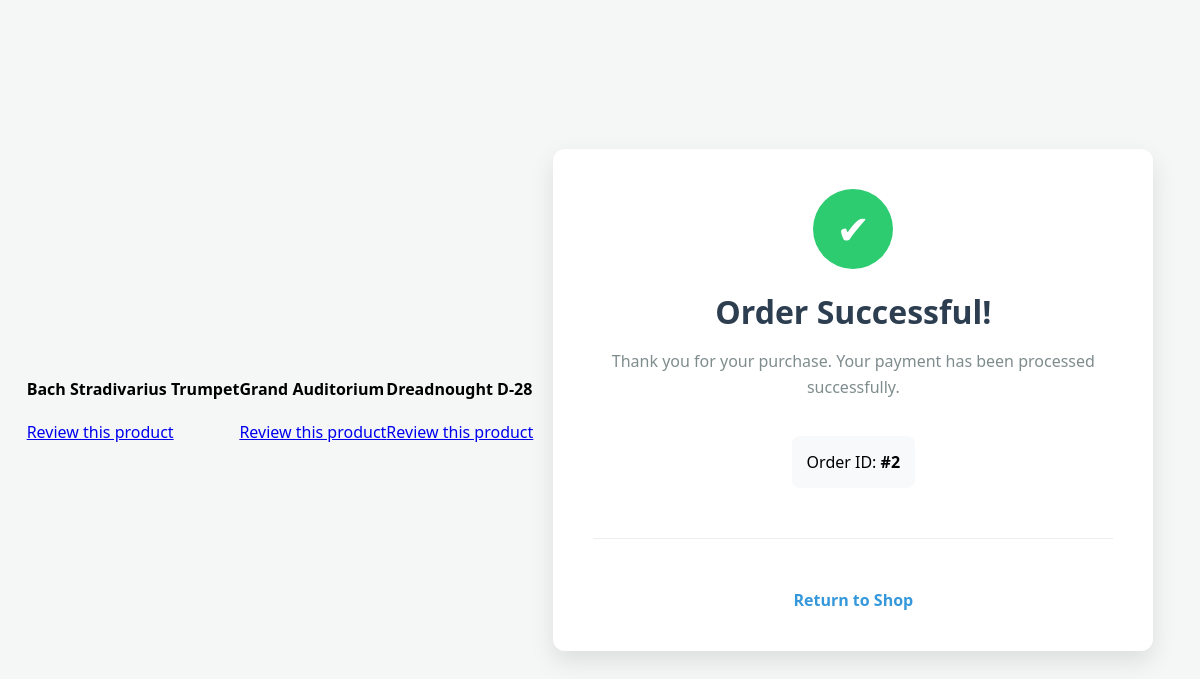
Screenshot of /order_sucess.php?id=2 with the database file from the repository.
### tables this page shows
CREATE TABLE `products` (
  `id` int(11) NOT NULL,
  `category_id` int(11) DEFAULT NULL,
  `name` varchar(200) NOT NULL,
  `brand` varchar(100) DEFAULT NULL,
  `description` text DEFAULT NULL,
  `price` decimal(10,2) NOT NULL,
  `stock` int(11) DEFAULT 0,
  `image` varchar(255) DEFAULT 'default.jpg',
  `type` enum('physical','digital') DEFAULT 'physical',
  `specs` text DEFAULT NULL,
  `featured` tinyint(1) DEFAULT 0,
  `created_at` timestamp NOT NULL DEFAULT current_timestamp()
);

### order_sucess.php (the view, shortened to what this page needs)
<?php
$order_id = isset($_GET['id']) ? (int)$_GET['id'] : 0;
$db = db_connect();
$order_items_query = "SELECT p.id, p.name FROM order_items oi
                      JOIN products p ON oi.product_id = p.id
                      WHERE oi.order_id = ?";
$stmt2 = $db->prepare($order_items_query);
$stmt2->bind_param("i", $order_id);
$stmt2->execute();
$order_items_result = $stmt2->get_result();
while ($item = $order_items_result->fetch_assoc()) {
    echo "<div>";
    echo "<h4>" . htmlspecialchars($item['name']) . "</h4>";
    echo "<a href='review_write.php?pid=" . $item['id'] . "&oid=" . $order_id . "'>Review this product</a>";
    echo "</div>";
}
?>
<!DOCTYPE html>
<html lang="en">
<head>
    <link rel="stylesheet" href="style/success.css">
</head>
<body>
    <div class="container">
        <div class="success-card">
            <div class="icon">✔</div>
            <h1>Order Successful!</h1>
            <p>Thank you for your purchase. Your payment has been processed successfully.</p>
            <div class="order-info">
                <span>Order ID: <strong>#<?= $order_id ?></strong></span>
            </div>
            <hr>
            <div class="actions">
                <a href="index.php" class="btn-secondary">Return to Shop</a>
            </div>
        </div>
    </div>
</body>
</html>

### style/success.css (style rules this page uses)
body { font-family: 'Segoe UI', Tahoma, Geneva, Verdana, sans-serif; background-color: #f4f7f6; display: flex; justify-content: center; align-items: center; height: 100vh; margin: 0; }
.container { width: 100%; max-width: 600px; padding: 20px; }
.success-card { background: #fff; padding: 40px; border-radius: 12px; box-shadow: 0 10px 25px rgba(0,0,0,0.1); text-align: center; }
.icon { width: 80px; height: 80px; background: #2ecc71; color: white; font-size: 40px; line-height: 80px; border-radius: 50%; margin: 0 auto 20px; }
h1 { color: #2c3e50; margin-bottom: 10px; }
p { color: #7f8c8d; line-height: 1.6; }
.order-info { background: #f8f9fa; padding: 15px; border-radius: 8px; margin: 20px 0; display: inline-block; }
hr { border: 0; border-top: 1px solid #eee; margin: 30px 0; }
.btn-secondary { display: inline-block; margin-top: 20px; color: #3498db; text-decoration: none; font-weight: 600; }

### rows the page displays
products: name "Bach Stradivarius Trumpet"
products: name "Grand Auditorium"
products: name "Dreadnought D-28"

### other values shown
$order_id "2"
